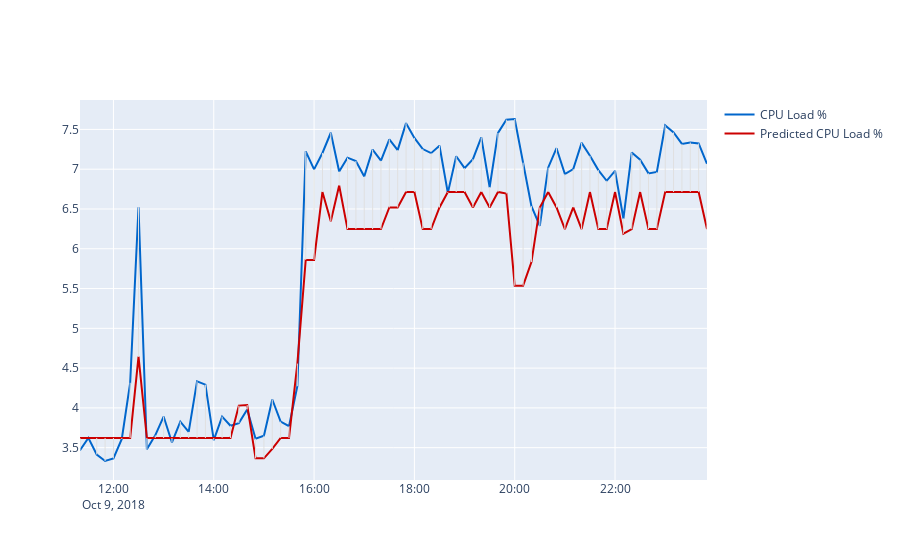

The code cell stored with this chart in its notebook:
### Code cell
# voorspellen en evalueren
y_pred = model.predict(X_test)
print(X_test)
mse = mean_squared_error(y_test, y_pred)

# Neem de wortel ervan om RMSE te krijgen
rmse = np.sqrt(mse)
print(f"Validation RMSE: {rmse:.3f}")

r2 = r2_score(y_test, y_pred)
print(f"R²-score: {r2:.3f}")

X_rcc120 = rcc120[["Series_num", "Seconds_since_midnight", 
                   "CPU1_Temperature","CPU2_Temperature",
                   "Ram_Used", "Power"]]

X_rcc120 = X_rcc120.fillna(X_rcc120.median())


y_pred_rcc120 = model.predict(X_rcc120)
rcc120 = rcc120.copy()
rcc120['cpu_fit'] = y_pred_rcc120
print(rcc120['cpu_fit'])

fig = go.Figure()


fig.add_trace(go.Scatter(
    x=rcc120['Time'],
    y=rcc120['CPU_Load'],
    marker=dict(color='#0066cc'),
    name='CPU Load %'
))
fig.add_trace(go.Scatter(
    x=rcc120['Time'],
    y=rcc120['cpu_fit'],

    marker=dict(color='#cc0000'),
    name='Predicted CPU Load %'
))

# lijnstukken tussen echte en voorspelde punten
for i in range(len(rcc120)):
    fig.add_trace(go.Scatter(
        x=[rcc120['Time'].iloc[i], rcc120['Time'].iloc[i]],
        y=[rcc120['CPU_Load'].iloc[i], rcc120['cpu_fit'].iloc[i]],
        mode='lines',
        line=dict(color='#e0e0e0', width=1),
        showlegend=False,
        name='Difference'
    ))

fig.show()
fig.write_image("XGBoost_RCC120.png", scale=2)

### Figure 1 — Plotly figure (JSON) as saved in the notebook; plotly's stock layout.template omitted (floating-point values rounded to 4 significant figures)
{"data": [{"marker": {"color": "#0066cc"}, "name": "CPU Load %", "type": "scatter", "x": ["2018-10-09T11:20:00", "2018-10-09T11:30:00", "2018-10-09T11:40:00", "2018-10-09T11:50:00", "2018-10-09T12:00:00", "2018-10-09T12:10:00", "2018-10-09T12:20:00", "2018-10-09T12:30:00", "2018-10-09T12:40:00", "2018-10-09T12:50:00", "2018-10-09T13:00:00", "2018-10-09T13:10:00", "2018-10-09T13:20:00", "2018-10-09T13:30:00", "2018-10-09T13:40:00", "2018-10-09T13:50:00", "2018-10-09T14:00:00", "2018-10-09T14:10:00", "2018-10-09T14:20:00", "2018-10-09T14:30:00", "2018-10-09T14:40:00", "2018-10-09T14:50:00", "2018-10-09T15:00:00", "2018-10-09T15:10:00", "2018-10-09T15:20:00", "2018-10-09T15:30:00", "2018-10-09T15:40:00", "2018-10-09T15:50:00", "2018-10-09T16:00:00", "2018-10-09T16:10:00", "2018-10-09T16:20:00", "2018-10-09T16:30:00", "2018-10-09T16:40:00", "2018-10-09T16:50:00", "2018-10-09T17:00:00", "2018-10-09T17:10:00", "2018-10-09T17:20:00", "2018-10-09T17:30:00", "2018-10-09T17:40:00", "2018-10-09T17:50:00", "2018-10-09T18:00:00", "2018-10-09T18:10:00", "2018-10-09T18:20:00", "2018-10-09T18:30:00", "2018-10-09T18:40:00", "2018-10-09T18:50:00", "2018-10-09T19:00:00", "2018-10-09T19:10:00", "2018-10-09T19:20:00", "2018-10-09T19:30:00", "2018-10-09T19:40:00", "2018-10-09T19:50:00", "2018-10-09T20:00:00", "2018-10-09T20:10:00", "2018-10-09T20:20:00", "2018-10-09T20:30:00", "2018-10-09T20:40:00", "2018-10-09T20:50:00", "2018-10-09T21:00:00", "2018-10-09T21:10:00", "2018-10-09T21:20:00", "2018-10-09T21:30:00", "2018-10-09T21:40:00", "2018-10-09T21:50:00", "2018-10-09T22:00:00", "2018-10-09T22:10:00", "2018-10-09T22:20:00", "2018-10-09T22:30:00", "2018-10-09T22:40:00", "2018-10-09T22:50:00", "2018-10-09T23:00:00", "2018-10-09T23:10:00", "2018-10-09T23:20:00", "2018-10-09T23:30:00", "2018-10-09T23:40:00", "2018-10-09T23:50:00"], "y": [3.469, 3.623, 3.415, 3.333, 3.364, 3.609, 4.316, 6.523, 3.48, 3.655, 3.891, 3.565, 3.827, 3.699, 4.333, 4.292, 3.595, 3.89, 3.775, 3.809, 3.981, 3.613, 3.651, 4.105, 3.828, 3.77, 4.273, 7.224, 6.998, 7.204, 7.458, 6.971, 7.145, 7.103, 6.908, 7.246, 7.107, 7.375, 7.24, 7.579, 7.394, 7.253, 7.202, 7.295, 6.702, 7.162, 7.014, 7.127, 7.399, 6.773, 7.457, 7.622, 7.631, 7.083, 6.536, 6.288, 7.019, 7.264, 6.939, 7.003, 7.331, 7.168, 6.989, 6.855, 6.98, 6.38, 7.209, 7.119, 6.947, 6.965, 7.55, 7.462, 7.317, 7.337, 7.323, 7.067]}, {"marker": {"color": "#cc0000"}, "name": "Predicted CPU Load %", "type": "scatter", "x": ["2018-10-09T11:20:00", "2018-10-09T11:30:00", "2018-10-09T11:40:00", "2018-10-09T11:50:00", "2018-10-09T12:00:00", "2018-10-09T12:10:00", "2018-10-09T12:20:00", "2018-10-09T12:30:00", "2018-10-09T12:40:00", "2018-10-09T12:50:00", "2018-10-09T13:00:00", "2018-10-09T13:10:00", "2018-10-09T13:20:00", "2018-10-09T13:30:00", "2018-10-09T13:40:00", "2018-10-09T13:50:00", "2018-10-09T14:00:00", "2018-10-09T14:10:00", "2018-10-09T14:20:00", "2018-10-09T14:30:00", "2018-10-09T14:40:00", "2018-10-09T14:50:00", "2018-10-09T15:00:00", "2018-10-09T15:10:00", "2018-10-09T15:20:00", "2018-10-09T15:30:00", "2018-10-09T15:40:00", "2018-10-09T15:50:00", "2018-10-09T16:00:00", "2018-10-09T16:10:00", "2018-10-09T16:20:00", "2018-10-09T16:30:00", "2018-10-09T16:40:00", "2018-10-09T16:50:00", "2018-10-09T17:00:00", "2018-10-09T17:10:00", "2018-10-09T17:20:00", "2018-10-09T17:30:00", "2018-10-09T17:40:00", "2018-10-09T17:50:00", "2018-10-09T18:00:00", "2018-10-09T18:10:00", "2018-10-09T18:20:00", "2018-10-09T18:30:00", "2018-10-09T18:40:00", "2018-10-09T18:50:00", "2018-10-09T19:00:00", "2018-10-09T19:10:00", "2018-10-09T19:20:00", "2018-10-09T19:30:00", "2018-10-09T19:40:00", "2018-10-09T19:50:00", "2018-10-09T20:00:00", "2018-10-09T20:10:00", "2018-10-09T20:20:00", "2018-10-09T20:30:00", "2018-10-09T20:40:00", "2018-10-09T20:50:00", "2018-10-09T21:00:00", "2018-10-09T21:10:00", "2018-10-09T21:20:00", "2018-10-09T21:30:00", "2018-10-09T21:40:00", "2018-10-09T21:50:00", "2018-10-09T22:00:00", "2018-10-09T22:10:00", "2018-10-09T22:20:00", "2018-10-09T22:30:00", "2018-10-09T22:40:00", "2018-10-09T22:50:00", "2018-10-09T23:00:00", "2018-10-09T23:10:00", "2018-10-09T23:20:00", "2018-10-09T23:30:00", "2018-10-09T23:40:00", "2018-10-09T23:50:00"], "y": [3.622, 3.622, 3.622, 3.622, 3.622, 3.622, 3.622, 4.644, 3.622, 3.622, 3.622, 3.622, 3.622, 3.622, 3.622, 3.622, 3.622, 3.622, 3.622, 4.029, 4.035, 3.366, 3.366, 3.485, 3.622, 3.622, 4.557, 5.86, 5.86, 6.714, 6.347, 6.795, 6.247, 6.247, 6.247, 6.247, 6.247, 6.519, 6.519, 6.714, 6.714, 6.247, 6.247, 6.519, 6.714, 6.714, 6.714, 6.519, 6.714, 6.519, 6.714, 6.695, 5.536, 5.536, 5.833, 6.519, 6.714, 6.519, 6.247, 6.519, 6.247, 6.714, 6.247, 6.247, 6.714, 6.189, 6.247, 6.714, 6.247, 6.247, 6.714, 6.714, 6.714, 6.714, 6.714, 6.247]}, {"line": {"color": "#e0e0e0", "width": 1}, "mode": "lines", "name": "Difference", "showlegend": false, "type": "scatter", "x": ["2018-10-09T11:20:00", "2018-10-09T11:20:00"], "y": [3.469, 3.622]}, {"line": {"color": "#e0e0e0", "width": 1}, "mode": "lines", "name": "Difference", "showlegend": false, "type": "scatter", "x": ["2018-10-09T11:30:00", "2018-10-09T11:30:00"], "y": [3.623, 3.622]}, {"line": {"color": "#e0e0e0", "width": 1}, "mode": "lines", "name": "Difference", "showlegend": false, "type": "scatter", "x": ["2018-10-09T11:40:00", "2018-10-09T11:40:00"], "y": [3.415, 3.622]}, {"line": {"color": "#e0e0e0", "width": 1}, "mode": "lines", "name": "Difference", "showlegend": false, "type": "scatter", "x": ["2018-10-09T11:50:00", "2018-10-09T11:50:00"], "y": [3.333, 3.622]}, {"line": {"color": "#e0e0e0", "width": 1}, "mode": "lines", "name": "Difference", "showlegend": false, "type": "scatter", "x": ["2018-10-09T12:00:00", "2018-10-09T12:00:00"], "y": [3.364, 3.622]}, {"line": {"color": "#e0e0e0", "width": 1}, "mode": "lines", "name": "Difference", "showlegend": false, "type": "scatter", "x": ["2018-10-09T12:10:00", "2018-10-09T12:10:00"], "y": [3.609, 3.622]}, {"line": {"color": "#e0e0e0", "width": 1}, "mode": "lines", "name": "Difference", "showlegend": false, "type": "scatter", "x": ["2018-10-09T12:20:00", "2018-10-09T12:20:00"], "y": [4.316, 3.622]}, {"line": {"color": "#e0e0e0", "width": 1}, "mode": "lines", "name": "Difference", "showlegend": false, "type": "scatter", "x": ["2018-10-09T12:30:00", "2018-10-09T12:30:00"], "y": [6.523, 4.644]}, {"line": {"color": "#e0e0e0", "width": 1}, "mode": "lines", "name": "Difference", "showlegend": false, "type": "scatter", "x": ["2018-10-09T12:40:00", "2018-10-09T12:40:00"], "y": [3.48, 3.622]}, {"line": {"color": "#e0e0e0", "width": 1}, "mode": "lines", "name": "Difference", "showlegend": false, "type": "scatter", "x": ["2018-10-09T12:50:00", "2018-10-09T12:50:00"], "y": [3.655, 3.622]}, {"line": {"color": "#e0e0e0", "width": 1}, "mode": "lines", "name": "Difference", "showlegend": false, "type": "scatter", "x": ["2018-10-09T13:00:00", "2018-10-09T13:00:00"], "y": [3.891, 3.622]}, {"line": {"color": "#e0e0e0", "width": 1}, "mode": "lines", "name": "Difference", "showlegend": false, "type": "scatter", "x": ["2018-10-09T13:10:00", "2018-10-09T13:10:00"], "y": [3.565, 3.622]}, {"line": {"color": "#e0e0e0", "width": 1}, "mode": "lines", "name": "Difference", "showlegend": false, "type": "scatter", "x": ["2018-10-09T13:20:00", "2018-10-09T13:20:00"], "y": [3.827, 3.622]}, {"line": {"color": "#e0e0e0", "width": 1}, "mode": "lines", "name": "Difference", "showlegend": false, "type": "scatter", "x": ["2018-10-09T13:30:00", "2018-10-09T13:30:00"], "y": [3.699, 3.622]}, {"line": {"color": "#e0e0e0", "width": 1}, "mode": "lines", "name": "Difference", "showlegend": false, "type": "scatter", "x": ["2018-10-09T13:40:00", "2018-10-09T13:40:00"], "y": [4.333, 3.622]}, {"line": {"color": "#e0e0e0", "width": 1}, "mode": "lines", "name": "Difference", "showlegend": false, "type": "scatter", "x": ["2018-10-09T13:50:00", "2018-10-09T13:50:00"], "y": [4.292, 3.622]}, {"line": {"color": "#e0e0e0", "width": 1}, "mode": "lines", "name": "Difference", "showlegend": false, "type": "scatter", "x": ["2018-10-09T14:00:00", "2018-10-09T14:00:00"], "y": [3.595, 3.622]}, {"line": {"color": "#e0e0e0", "width": 1}, "mode": "lines", "name": "Difference", "showlegend": false, "type": "scatter", "x": ["2018-10-09T14:10:00", "2018-10-09T14:10:00"], "y": [3.89, 3.622]}, {"line": {"color": "#e0e0e0", "width": 1}, "mode": "lines", "name": "Difference", "showlegend": false, "type": "scatter", "x": ["2018-10-09T14:20:00", "2018-10-09T14:20:00"], "y": [3.775, 3.622]}, {"line": {"color": "#e0e0e0", "width": 1}, "mode": "lines", "name": "Difference", "showlegend": false, "type": "scatter", "x": ["2018-10-09T14:30:00", "2018-10-09T14:30:00"], "y": [3.809, 4.029]}, {"line": {"color": "#e0e0e0", "width": 1}, "mode": "lines", "name": "Difference", "showlegend": false, "type": "scatter", "x": ["2018-10-09T14:40:00", "2018-10-09T14:40:00"], "y": [3.981, 4.035]}, {"line": {"color": "#e0e0e0", "width": 1}, "mode": "lines", "name": "Difference", "showlegend": false, "type": "scatter", "x": ["2018-10-09T14:50:00", "2018-10-09T14:50:00"], "y": [3.613, 3.366]}, {"line": {"color": "#e0e0e0", "width": 1}, "mode": "lines", "name": "Difference", "showlegend": false, "type": "scatter", "x": ["2018-10-09T15:00:00", "2018-10-09T15:00:00"], "y": [3.651, 3.366]}, {"line": {"color": "#e0e0e0", "width": 1}, "mode": "lines", "name": "Difference", "showlegend": false, "type": "scatter", "x": ["2018-10-09T15:10:00", "2018-10-09T15:10:00"], "y": [4.105, 3.485]}, {"line": {"color": "#e0e0e0", "width": 1}, "mode": "lines", "name": "Difference", "showlegend": false, "type": "scatter", "x": ["2018-10-09T15:20:00", "2018-10-09T15:20:00"], "y": [3.828, 3.622]}, {"line": {"color": "#e0e0e0", "width": 1}, "mode": "lines", "name": "Difference", "showlegend": false, "type": "scatter", "x": ["2018-10-09T15:30:00", "2018-10-09T15:30:00"], "y": [3.77, 3.622]}, {"line": {"color": "#e0e0e0", "width": 1}, "mode": "lines", "name": "Difference", "showlegend": false, "type": "scatter", "x": ["2018-10-09T15:40:00", "2018-10-09T15:40:00"], "y": [4.273, 4.557]}, {"line": {"color": "#e0e0e0", "width": 1}, "mode": "lines", "name": "Difference", "showlegend": false, "type": "scatter", "x": ["2018-10-09T15:50:00", "2018-10-09T15:50:00"], "y": [7.224, 5.86]}, {"line": {"color": "#e0e0e0", "width": 1}, "mode": "lines", "name": "Difference", "showlegend": false, "type": "scatter", "x": ["2018-10-09T16:00:00", "2018-10-09T16:00:00"], "y": [6.998, 5.86]}, {"line": {"color": "#e0e0e0", "width": 1}, "mode": "lines", "name": "Difference", "showlegend": false, "type": "scatter", "x": ["2018-10-09T16:10:00", "2018-10-09T16:10:00"], "y": [7.204, 6.714]}, {"line": {"color": "#e0e0e0", "width": 1}, "mode": "lines", "name": "Difference", "showlegend": false, "type": "scatter", "x": ["2018-10-09T16:20:00", "2018-10-09T16:20:00"], "y": [7.458, 6.347]}, {"line": {"color": "#e0e0e0", "width": 1}, "mode": "lines", "name": "Difference", "showlegend": false, "type": "scatter", "x": ["2018-10-09T16:30:00", "2018-10-09T16:30:00"], "y": [6.971, 6.795]}, {"line": {"color": "#e0e0e0", "width": 1}, "mode": "lines", "name": "Difference", "showlegend": false, "type": "scatter", "x": ["2018-10-09T16:40:00", "2018-10-09T16:40:00"], "y": [7.145, 6.247]}, {"line": {"color": "#e0e0e0", "width": 1}, "mode": "lines", "name": "Difference", "showlegend": false, "type": "scatter", "x": ["2018-10-09T16:50:00", "2018-10-09T16:50:00"], "y": [7.103, 6.247]}, {"line": {"color": "#e0e0e0", "width": 1}, "mode": "lines", "name": "Difference", "showlegend": false, "type": "scatter", "x": ["2018-10-09T17:00:00", "2018-10-09T17:00:00"], "y": [6.908, 6.247]}, {"line": {"color": "#e0e0e0", "width": 1}, "mode": "lines", "name": "Difference", "showlegend": false, "type": "scatter", "x": ["2018-10-09T17:10:00", "2018-10-09T17:10:00"], "y": [7.246, 6.247]}, {"line": {"color": "#e0e0e0", "width": 1}, "mode": "lines", "name": "Difference", "showlegend": false, "type": "scatter", "x": ["2018-10-09T17:20:00", "2018-10-09T17:20:00"], "y": [7.107, 6.247]}, {"line": {"color": "#e0e0e0", "width": 1}, "mode": "lines", "name": "Difference", "showlegend": false, "type": "scatter", "x": ["2018-10-09T17:30:00", "2018-10-09T17:30:00"], "y": [7.375, 6.519]}, {"line": {"color": "#e0e0e0", "width": 1}, "mode": "lines", "name": "Difference", "showlegend": false, "type": "scatter", "x": ["2018-10-09T17:40:00", "2018-10-09T17:40:00"], "y": [7.24, 6.519]}, {"line": {"color": "#e0e0e0", "width": 1}, "mode": "lines", "name": "Difference", "showlegend": false, "type": "scatter", "x": ["2018-10-09T17:50:00", "2018-10-09T17:50:00"], "y": [7.579, 6.714]}, {"line": {"color": "#e0e0e0", "width": 1}, "mode": "lines", "name": "Difference", "showlegend": false, "type": "scatter", "x": ["2018-10-09T18:00:00", "2018-10-09T18:00:00"], "y": [7.394, 6.714]}, {"line": {"color": "#e0e0e0", "width": 1}, "mode": "lines", "name": "Difference", "showlegend": false, "type": "scatter", "x": ["2018-10-09T18:10:00", "2018-10-09T18:10:00"], "y": [7.253, 6.247]}, {"line": {"color": "#e0e0e0", "width": 1}, "mode": "lines", "name": "Difference", "showlegend": false, "type": "scatter", "x": ["2018-10-09T18:20:00", "2018-10-09T18:20:00"], "y": [7.202, 6.247]}, {"line": {"color": "#e0e0e0", "width": 1}, "mode": "lines", "name": "Difference", "showlegend": false, "type": "scatter", "x": ["2018-10-09T18:30:00", "2018-10-09T18:30:00"], "y": [7.295, 6.519]}, {"line": {"color": "#e0e0e0", "width": 1}, "mode": "lines", "name": "Difference", "showlegend": false, "type": "scatter", "x": ["2018-10-09T18:40:00", "2018-10-09T18:40:00"], "y": [6.702, 6.714]}, {"line": {"color": "#e0e0e0", "width": 1}, "mode": "lines", "name": "Difference", "showlegend": false, "type": "scatter", "x": ["2018-10-09T18:50:00", "2018-10-09T18:50:00"], "y": [7.162, 6.714]}, {"line": {"color": "#e0e0e0", "width": 1}, "mode": "lines", "name": "Difference", "showlegend": false, "type": "scatter", "x": ["2018-10-09T19:00:00", "2018-10-09T19:00:00"], "y": [7.014, 6.714]}, {"line": {"color": "#e0e0e0", "width": 1}, "mode": "lines", "name": "Difference", "showlegend": false, "type": "scatter", "x": ["2018-10-09T19:10:00", "2018-10-09T19:10:00"], "y": [7.127, 6.519]}, {"line": {"color": "#e0e0e0", "width": 1}, "mode": "lines", "name": "Difference", "showlegend": false, "type": "scatter", "x": ["2018-10-09T19:20:00", "2018-10-09T19:20:00"], "y": [7.399, 6.714]}, {"line": {"color": "#e0e0e0", "width": 1}, "mode": "lines", "name": "Difference", "showlegend": false, "type": "scatter", "x": ["2018-10-09T19:30:00", "2018-10-09T19:30:00"], "y": [6.773, 6.519]}, {"line": {"color": "#e0e0e0", "width": 1}, "mode": "lines", "name": "Difference", "showlegend": false, "type": "scatter", "x": ["2018-10-09T19:40:00", "2018-10-09T19:40:00"], "y": [7.457, 6.714]}, {"line": {"color": "#e0e0e0", "width": 1}, "mode": "lines", "name": "Difference", "showlegend": false, "type": "scatter", "x": ["2018-10-09T19:50:00", "2018-10-09T19:50:00"], "y": [7.622, 6.695]}, {"line": {"color": "#e0e0e0", "width": 1}, "mode": "lines", "name": "Difference", "showlegend": false, "type": "scatter", "x": ["2018-10-09T20:00:00", "2018-10-09T20:00:00"], "y": [7.631, 5.536]}, {"line": {"color": "#e0e0e0", "width": 1}, "mode": "lines", "name": "Difference", "showlegend": false, "type": "scatter", "x": ["2018-10-09T20:10:00", "2018-10-09T20:10:00"], "y": [7.083, 5.536]}, {"line": {"color": "#e0e0e0", "width": 1}, "mode": "lines", "name": "Difference", "showlegend": false, "type": "scatter", "x": ["2018-10-09T20:20:00", "2018-10-09T20:20:00"], "y": [6.536, 5.833]}, {"line": {"color": "#e0e0e0", "width": 1}, "mode": "lines", "name": "Difference", "showlegend": false, "type": "scatter", "x": ["2018-10-09T20:30:00", "2018-10-09T20:30:00"], "y": [6.288, 6.519]}, {"line": {"color": "#e0e0e0", "width": 1}, "mode": "lines", "name": "Difference", "showlegend": false, "type": "scatter", "x": ["2018-10-09T20:40:00", "2018-10-09T20:40:00"], "y": [7.019, 6.714]}, {"line": {"color": "#e0e0e0", "width": 1}, "mode": "lines", "name": "Difference", "showlegend": false, "type": "scatter", "x": ["2018-10-09T20:50:00", "2018-10-09T20:50:00"], "y": [7.264, 6.519]}, {"line": {"color": "#e0e0e0", "width": 1}, "mode": "lines", "name": "Difference", "showlegend": false, "type": "scatter", "x": ["2018-10-09T21:00:00", "2018-10-09T21:00:00"], "y": [6.939, 6.247]}, {"line": {"color": "#e0e0e0", "width": 1}, "mode": "lines", "name": "Difference", "showlegend": false, "type": "scatter", "x": ["2018-10-09T21:10:00", "2018-10-09T21:10:00"], "y": [7.003, 6.519]}, {"line": {"color": "#e0e0e0", "width": 1}, "mode": "lines", "name": "Difference", "showlegend": false, "type": "scatter", "x": ["2018-10-09T21:20:00", "2018-10-09T21:20:00"], "y": [7.331, 6.247]}, {"line": {"color": "#e0e0e0", "width": 1}, "mode": "lines", "name": "Difference", "showlegend": false, "type": "scatter", "x": ["2018-10-09T21:30:00", "2018-10-09T21:30:00"], "y": [7.168, 6.714]}, {"line": {"color": "#e0e0e0", "width": 1}, "mode": "lines", "name": "Difference", "showlegend": false, "type": "scatter", "x": ["2018-10-09T21:40:00", "2018-10-09T21:40:00"], "y": [6.989, 6.247]}, {"line": {"color": "#e0e0e0", "width": 1}, "mode": "lines", "name": "Difference", "showlegend": false, "type": "scatter", "x": ["2018-10-09T21:50:00", "2018-10-09T21:50:00"], "y": [6.855, 6.247]}, {"line": {"color": "#e0e0e0", "width": 1}, "mode": "lines", "name": "Difference", "showlegend": false, "type": "scatter", "x": ["2018-10-09T22:00:00", "2018-10-09T22:00:00"], "y": [6.98, 6.714]}, {"line": {"color": "#e0e0e0", "width": 1}, "mode": "lines", "name": "Difference", "showlegend": false, "type": "scatter", "x": ["2018-10-09T22:10:00", "2018-10-09T22:10:00"], "y": [6.38, 6.189]}, {"line": {"color": "#e0e0e0", "width": 1}, "mode": "lines", "name": "Difference", "showlegend": false, "type": "scatter", "x": ["2018-10-09T22:20:00", "2018-10-09T22:20:00"], "y": [7.209, 6.247]}, {"line": {"color": "#e0e0e0", "width": 1}, "mode": "lines", "name": "Difference", "showlegend": false, "type": "scatter", "x": ["2018-10-09T22:30:00", "2018-10-09T22:30:00"], "y": [7.119, 6.714]}, {"line": {"color": "#e0e0e0", "width": 1}, "mode": "lines", "name": "Difference", "showlegend": false, "type": "scatter", "x": ["2018-10-09T22:40:00", "2018-10-09T22:40:00"], "y": [6.947, 6.247]}, {"line": {"color": "#e0e0e0", "width": 1}, "mode": "lines", "name": "Difference", "showlegend": false, "type": "scatter", "x": ["2018-10-09T22:50:00", "2018-10-09T22:50:00"], "y": [6.965, 6.247]}, {"line": {"color": "#e0e0e0", "width": 1}, "mode": "lines", "name": "Difference", "showlegend": false, "type": "scatter", "x": ["2018-10-09T23:00:00", "2018-10-09T23:00:00"], "y": [7.55, 6.714]}, {"line": {"color": "#e0e0e0", "width": 1}, "mode": "lines", "name": "Difference", "showlegend": false, "type": "scatter", "x": ["2018-10-09T23:10:00", "2018-10-09T23:10:00"], "y": [7.462, 6.714]}, {"line": {"color": "#e0e0e0", "width": 1}, "mode": "lines", "name": "Difference", "showlegend": false, "type": "scatter", "x": ["2018-10-09T23:20:00", "2018-10-09T23:20:00"], "y": [7.317, 6.714]}, {"line": {"color": "#e0e0e0", "width": 1}, "mode": "lines", "name": "Difference", "showlegend": false, "type": "scatter", "x": ["2018-10-09T23:30:00", "2018-10-09T23:30:00"], "y": [7.337, 6.714]}, {"line": {"color": "#e0e0e0", "width": 1}, "mode": "lines", "name": "Difference", "showlegend": false, "type": "scatter", "x": ["2018-10-09T23:40:00", "2018-10-09T23:40:00"], "y": [7.323, 6.714]}, {"line": {"color": "#e0e0e0", "width": 1}, "mode": "lines", "name": "Difference", "showlegend": false, "type": "scatter", "x": ["2018-10-09T23:50:00", "2018-10-09T23:50:00"], "y": [7.067, 6.247]}], "layout": {}}
